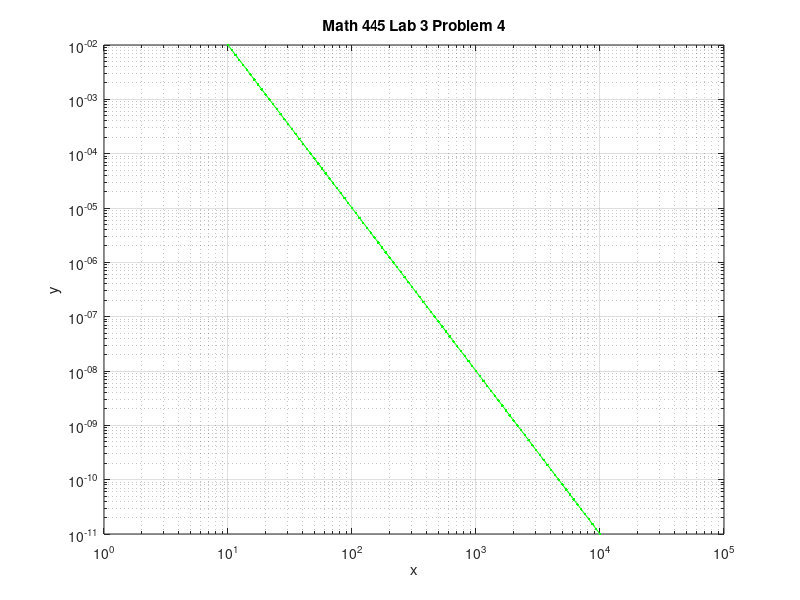

Write MATLAB code to recreate this figure. (Note: this script raises an error after producing the figure.)
%% Lab 3
% Thomas Nocera

%% Problem 1

x = linspace(-1,5,100);
f = x.^3 - 5*x.^2 + 2*x + 3;
plot(x,f,'b.-');
axis square;
title('Math 445 Lab 3 Problem 1');
xlabel('x');
ylabel('f');

%% Problem 2

x = linspace(0,4,100);
y = 147*10.^(-2*x);
semilogy(x,y,'m.--');
grid on;
title('Math 445 Lab 3 Problem 2');
xlabel('x');
ylabel('y');

%% Problem 3

x = logspace(0,5,100);
y = 0.3*log(x) + 2;
semilogx(x,y,'c.-.');
xlabel('x');
ylabel('y');
title('Math 445 Lab 3 Problem 3');

%% Problem 4

x = logspace(1,4,100);
y = 10*x.^(-3);
loglog(x,y,'g.-');
grid on;
title('Math 445 Lab 3 Problem 4');
axis([1 10^5 10^-11 10^-2]); 
%I am assuming you wanted 10^0 rather than 0 for xmin because 0 would never exist of a loglog graph
xlabel('x');
ylabel('y');

%% Problem 5

data = load('earthquake_magnitude.asc');
M = data(:,1);
N = data(:,2);
c = 10^(7.35);
m = -6.2/7;
x = M;
y = c*10.^(m*x);
semilogy(M,N,'ro-',x,y,'b.-');
grid on;
legend('Data','Formula: y(x)=10^{7.35}*10 ^{(-6.2/7)x}');
xlabel('Magnitude');
ylabel('Frequency');

%% Problem 6

data = load('earthquake_energy.asc');
E = data(:,1);
N = data(:,2);
m = -10.5/6.1;
c = 10^(17.3);
x = N;
y = c*x.^m;
loglog(N,E,'ro-',x,y,'b.-');
grid on;
legend('Data','Formula: y(x)=10^{17.3}*x^{-10.5/6.1}');
xlabel('Frequency');
ylabel('Energy (Joules)');

%% Problem 7

data = load('world_population.asc');
t = data(:,1);
P = data(:,2);
x = t;
m = 1/150;
c = 10^(-3.56);
y = c*10.^(m*x);
loglog(t,P,'ro-',x,y,'b.-');
grid on;
legend('Data','Formula: y(x)=10^{-3.56 + x/150}');
xlabel('Year');
ylabel('Population');
%We can extrapolate that population will reach 1 trillion (i.e 10e12) in the year 2334.
%The first human would be born in the year 534.
%I do not believe these answers because we know for a fact humans have been around for longer than 1500 years, and also I don't think the planet could sustain one trillion people.